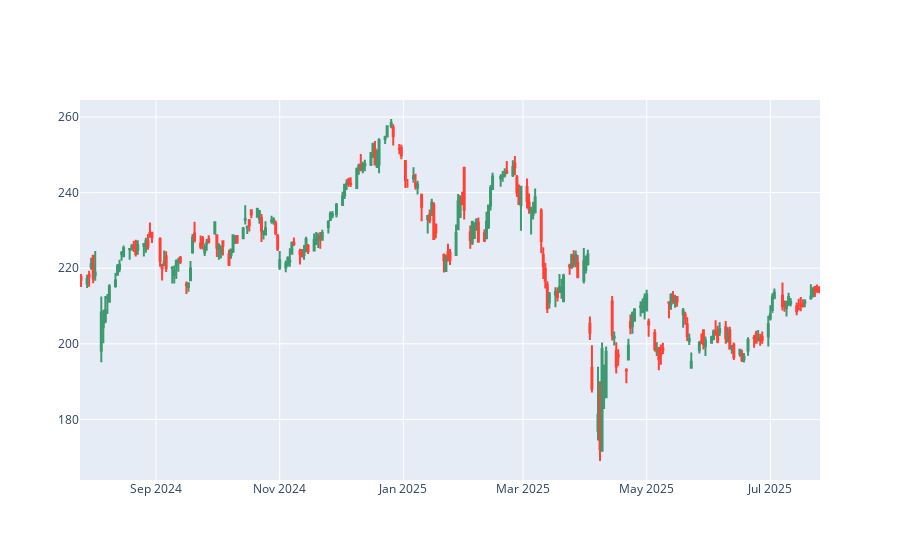

The cell this chart's notebook holds for it:
### Code cell
import plotly.graph_objects as go

fig = go.Figure(data=[go.Candlestick(
    x=data.index,
    open=data['Open'],
    high=data['High'],
    low=data['Low'],
    close=data['Close']
)])
fig.update_layout(xaxis_rangeslider_visible=False)
# x axis may be shown incorrect
#fig.write_image("candlestick.png")  # Save to file

### Figure 1 — Plotly figure (JSON) as saved in the notebook; plotly's stock layout.template omitted (floating-point values rounded to 4 significant figures; data arrays with more than 128 entries replaced by an {"elided": "..."} marker saying what was removed)
{"data": [{"close": {"elided": "250 float values"}, "high": {"elided": "250 float values"}, "low": {"elided": "250 float values"}, "open": {"elided": "250 float values"}, "type": "candlestick", "x": {"elided": "250 str values"}}], "layout": {"xaxis": {"rangeslider": {"visible": false}}}}
